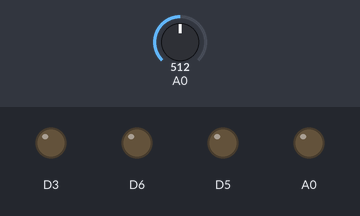
This sketch was run on a simulated ESP8266 (NodeMCU). Parts: output pins drawn as LEDs (lit = HIGH). The inputs (shaded band) are chosen by the test bench; at power-on: A0 = 512. What the sketch prints to the serial monitor is not drawn.

Above: at 1.2 s.
1.3 s: A0 set to 110
2.8 s: A0 set to 94
At 4.0 s:
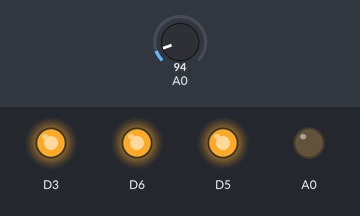
4.3 s: A0 set to 122
At 4.8 s:
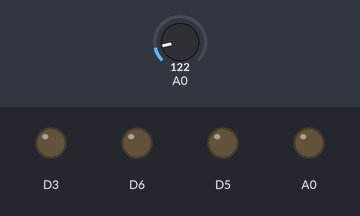
Timing chart, 0 to 7.3 s (numbered marks = the images above; inputs shaded):
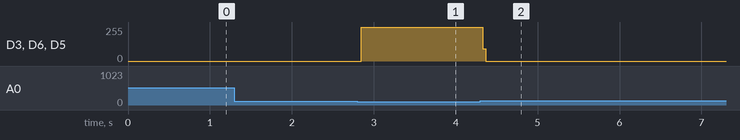

The sketch:

sketch_feb28b.ino
```cpp
#include <ArduinoJson.h>

JsonDocument doc;
char jsonOut[128];

int lowest =  2000;
int highest = 0;
  void setup() {
  pinMode(A0,OUTPUT);
  pinMode(D3,OUTPUT);
  pinMode(D5,OUTPUT);
  pinMode(D6,OUTPUT);
  Serial.begin(115200);
}

void loop() {
  Hey();
}


void Hey(){

  int value = analogRead(A0);
  Serial.println(value);
  if(value < lowest){
    lowest =value;
  }
  if(value > highest){
    highest =value;
  }
  CreateJSON(value);

  digitalWrite(D3, LOW);
   digitalWrite(D5, LOW);
   digitalWrite(D6, LOW);
  if (value > 50 && value < 100)
  {
    digitalWrite(D3, HIGH);
  }
  if (value > 50 && value < 100)
  {
    digitalWrite(D5, HIGH);
  }
  if (value > 50 && value < 100)
  {
    digitalWrite(D6, HIGH);
  }

}

void CreateJSON(int value){
  doc["LOW"] = lowest;
  doc["HIGH"] = highest;
  serializeJson(doc,jsonOut);

  serializeJson(doc, Serial);
}
```

Measured:
- the behaviour switches between 100 and 99 on A0 (found by bisection; images 0 and 1)
- after the input at 2.8 s, D3, D6, D5: 0/255 → 254/255 after 0.05 s
- after the input at 4.3 s, D3, D6, D5: 254/255 → 0/255 at once
